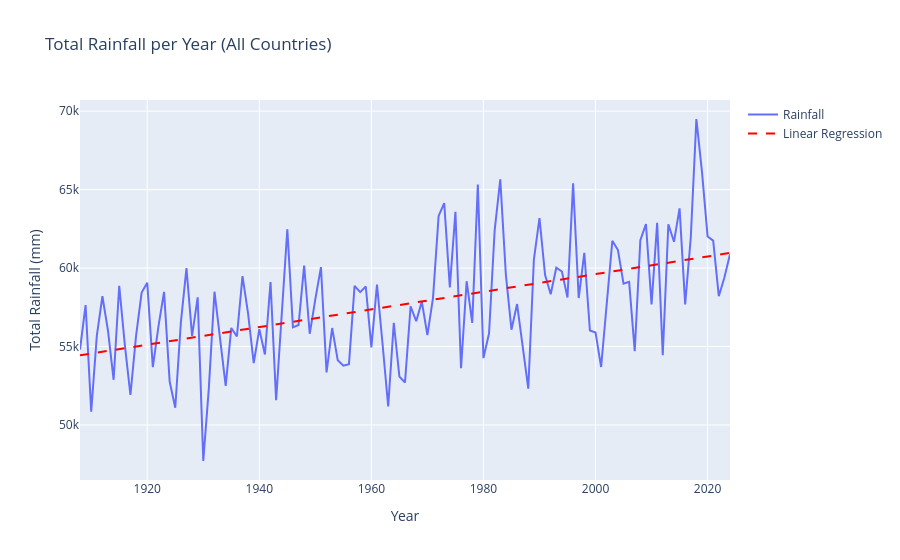

Notebook source saved alongside this figure:
### Code cell
# Prepare data
X = NA_rainfall_per_year['year'].values.reshape(-1, 1)
y = NA_rainfall_per_year['rainfall_mm'].values

# Fit linear regression
model = LinearRegression()
model.fit(X, y)

# Predict values
y_pred = model.predict(X)

# Plot original rainfall as line
fig = go.Figure()

fig.add_trace(go.Scatter(
    x=NA_rainfall_per_year['year'],
    y=y,
    mode='lines',
    name='Rainfall'
))

# Add regression line
fig.add_trace(go.Scatter(
    x=NA_rainfall_per_year['year'],
    y=y_pred,
    mode='lines',
    name='Linear Regression',
    line=dict(dash='dash', color='red')  # dashed red line
))

# Update layout
fig.update_layout(
    title='Total Rainfall per Year (All Countries)',
    xaxis_title='Year',
    yaxis_title='Total Rainfall (mm)'
)

fig.show()
